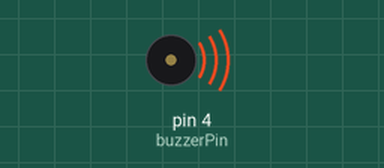
Simulated run of this sketch. Board: Arduino Uno, built with avr-gcc and run on an emulated ATmega328P. Shown: buzzer (waves = sounding, pin HIGH).

Above: at 0.5 s.
Timing chart, 0 to 4.6 s (numbered marks = the images above):
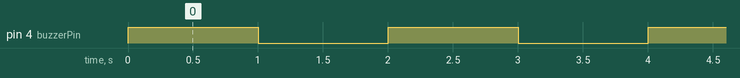

Measured:
- by itself, pin 4 (buzzerPin): alternates HIGH for 1.0 s and LOW for 1.0 s

The sketch:

sketch_apr13b.ino
```cpp
// pin a cui è collegato il buzzer
byte buzzerPin = 4;
int buzzerRitardo = 1000;

void setup() {
  // inizializzazione pin a cui è collegto il buzzer
  pinMode(buzzerPin, OUTPUT);
}

void loop() {

  // buzzer ON
  digitalWrite(buzzerPin,HIGH);
  delay(buzzerRitardo);

  // buzzer OFF
  digitalWrite(buzzerPin,LOW);
  delay(buzzerRitardo);
}
```
